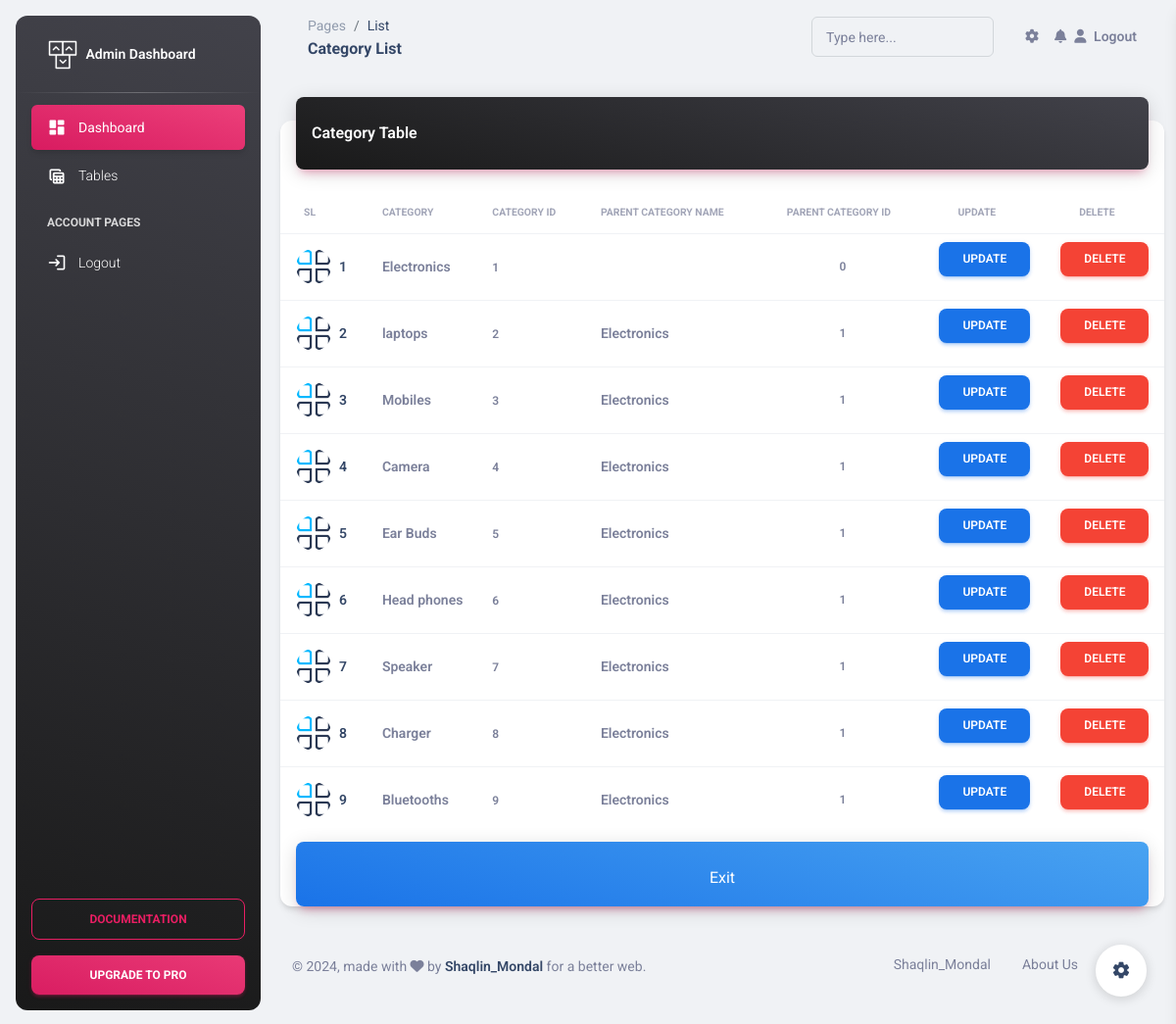
Screenshot of /admin/pages/view_category_list.php (signed in) with the database file from the repository.
### tables this page shows
CREATE TABLE `categories` (
  `category_id` int(11) NOT NULL,
  `category_name` varchar(500) NOT NULL,
  `parent_cat_id` int(11) NOT NULL
);

### admin/pages/view_category_list.php (the view, shortened to what this page needs)
<?php include("../inc_files/dbconnect.php"); ?>
<!DOCTYPE html>
<html lang="en">
<head>
  <link href="../assets/css/nucleo-icons.css" rel="stylesheet" />
  <link href="../assets/css/nucleo-svg.css" rel="stylesheet" />
  <link id="pagestyle" href="../assets/css/material-dashboard.css?v=3.1.0" rel="stylesheet" />
</head>
<body class="g-sidenav-show  bg-gray-200">
  <aside class="sidenav navbar navbar-vertical navbar-expand-xs border-0 border-radius-xl my-3 fixed-start ms-3   bg-gradient-dark" id="sidenav-main">
  <?php include("../inc_files/sidebar_header.php"); ?>
    <hr class="horizontal light mt-0 mb-2">
    <div class="collapse navbar-collapse  w-auto " id="sidenav-collapse-main">
      <?php include("../inc_files/side_bar.php"); ?>
    </div>
    <?php include("../inc_files/sidebar_footer.php"); ?>
  </aside>
  <main class="main-content position-relative max-height-vh-100 h-100 border-radius-lg ">
    <nav class="navbar navbar-main navbar-expand-lg px-0 mx-4 shadow-none border-radius-xl" id="navbarBlur" data-scroll="true">
      <div class="container-fluid py-1 px-3">
        <nav aria-label="breadcrumb">
          <ol class="breadcrumb bg-transparent mb-0 pb-0 pt-1 px-0 me-sm-6 me-5">
            <li class="breadcrumb-item text-sm"><a class="opacity-5 text-dark" href="javascript:;">Pages</a></li>
            <li class="breadcrumb-item text-sm text-dark active" aria-current="page">List</li>
          </ol>
          <h6 class="font-weight-bolder mb-0">Category List</h6>
        </nav>
        <?php include("../inc_files/navbar.php"); ?>
      </div>
    </nav>
    <div class="container-fluid py-4">
      <div class="row">
        <div class="col-12">
          <div class="card my-4">
            <div class="card-header p-0 position-relative mt-n4 mx-3 z-index-2">
              <div class="bg-gradient-dark shadow-primary border-radius-lg pt-4 pb-3">
                <h6 class="text-white text-capitalize ps-3">Category table</h6>
              </div>
            </div>
            <div class="card-body px-0 pb-2">
              <div class="table-responsive p-0">
                <table class="table align-items-center justify-content-center mb-0">
                  <thead>
                    <tr>
                      <th class="text-uppercase text-secondary text-xxs font-weight-bolder opacity-7">SL</th>
                      <th class="text-uppercase text-secondary text-xxs font-weight-bolder opacity-7 ps-2">Category</th>
                      <th class="text-uppercase text-secondary text-xxs font-weight-bolder opacity-7 ps-2">Category ID</th>
                      <th class="text-uppercase text-secondary text-xxs font-weight-bolder opacity-7 ps-2">Parent Category Name</th>
                      <th class="text-uppercase text-secondary text-xxs font-weight-bolder text-center opacity-7 ps-2">Parent Category ID</th>
                      <th class="text-uppercase text-secondary text-xxs text-center font-weight-bolder opacity-7 ps-2">Update</th>
                      <th class="text-uppercase text-secondary text-xxs text-center font-weight-bolder opacity-7 ps-2">Delete</th>
                    </tr>
                  </thead>
                  <tbody>
                    <?php
                        $c=1;
                        $selt=" SELECT child_cat.*, parent_cat.category_name AS parent_name
                                FROM categories AS child_cat
                                LEFT JOIN categories AS parent_cat ON parent_cat.category_id=child_cat.parent_cat_id ";
                        $resultp=mysqli_query($con,$selt);
                        while($rsp=$resultp->fetch_assoc()){
                    ?>
                    <tr>
                      <td>
                        <div class="d-flex px-2">
                          <div>
                            <img src="../pll/cat.png" class="avatar avatar-sm rounded-circle me-2" alt="spotify">
                          </div>
                          <div class="my-auto">
                            <h6 class="mb-0 text-sm"><?php echo $c;?></h6>
                          </div>
                        </div>
                      </td>
                      <td>
                        <p class="text-sm font-weight-bold mb-0"><?php echo $rsp['category_name'];?></p>
                      </td>
                      <td>
                        <span class="text-xs font-weight-bold"><?php echo $rsp['category_id'];?></span>
                      </td>
                      <td>
                        <p class="text-sm font-weight-bold mb-0"><?php echo $rsp['parent_name'];?></p>
                      </td>
                      <td class="align-middle text-center">
                        <div class="d-flex align-items-center justify-content-center">
                          <span class="me-2 text-xs font-weight-bold"><?php echo $rsp['parent_cat_id'];?></span>
                        </div>
                      </td>
                      <td class="align-middle text-center">
                        <a href="update.php?cat_id=<?php echo $rsp['category_id']; ?>" class="text-secondary font-weight-bold text-xs btn btn-info" data-toggle="tooltip" data-original-title="Edit user">
                        <span style="color:white;">UPDATE</span>
                        </a>
                      </td>
                      <td class="align-middle text-center">
                        <a href="delete.php?cat_id=<?php echo $rsp['category_id']; ?>" onclick="return confirm('Are you want to delete ?')" class="text-secondary font-weight-bold text-xs btn btn-danger"  data-toggle="tooltip" data-original-title="Edit user">
                        <span style="color:white;">DELETE</span>
                        </a>
                      </td>
                    </tr>
                    <?php
                        $c++;
                        }
                    ?>
                  </tbody>
                </table>
              </div>
            </div>
            <br>
            <div class="card-header p-0 position-relative mt-n4 mx-3 z-index-2" align="center">
              <div class="bg-gradient-info shadow-primary border-radius-lg pt-4 pb-3" >
                  <span style="color:white;">Exit</span>
              </div>
            </div>
          </div>
        </div>
      </div>
       <?php include("../inc_files/footer.php"); ?>
    </div>
  </main>
  <div class="fixed-plugin">
    <a class="fixed-plugin-button text-dark position-fixed px-3 py-2">
      <i class="material-icons py-2">settings</i>
    </a>
  </div>
</body>
</html>

### admin/inc_files/sidebar_header.php (shortened to what this page needs)
<div class="sidenav-header">
  <a class="navbar-brand m-0" href=" https://demos.creative-tim.com/material-dashboard/pages/dashboard " target="_blank">
    <img src="../assets/img/logo-ct.png" class="navbar-brand-img h-100" alt="main_logo">
    <span class="ms-1 font-weight-bold text-white">Admin Dashboard </span>
  </a>
</div>

### admin/inc_files/side_bar.php
<ul class="navbar-nav">
        <li class="nav-item">
          <a class="nav-link text-white active bg-gradient-primary" href="../pages/dashboard.php">
            <div class="text-white text-center me-2 d-flex align-items-center justify-content-center">
              <i class="material-icons opacity-10">dashboard</i>
            </div>
            <span class="nav-link-text ms-1">Dashboard</span>
          </a>
        </li>
        <li class="nav-item">
          <a class="nav-link text-white " href="../pages/tables.php">
            <div class="text-white text-center me-2 d-flex align-items-center justify-content-center">
              <i class="material-icons opacity-10">table_view</i>
            </div>
            <span class="nav-link-text ms-1">Tables</span>
          </a>
        </li>
        <li class="nav-item mt-3">
          <h6 class="ps-4 ms-2 text-uppercase text-xs text-white font-weight-bolder opacity-8">Account pages</h6>
        </li>
        <li class="nav-item">
          <a class="nav-link text-white " href="../pages/sign-in.php">
            <div class="text-white text-center me-2 d-flex align-items-center justify-content-center">
              <i class="material-icons opacity-10">login</i>
            </div>
            <span class="nav-link-text ms-1">Logout</span>
          </a>
        </li>
</ul>

### admin/inc_files/sidebar_footer.php
<div class="sidenav-footer position-absolute w-100 bottom-0 ">
  <div class="mx-3">
    <a class="btn btn-outline-primary mt-4 w-100" href="https://www.creative-tim.com/learning-lab/bootstrap/overview/material-dashboard?ref=sidebarfree" type="button">Documentation</a>
    <a class="btn bg-gradient-primary w-100" href="https://www.creative-tim.com/product/material-dashboard-pro?ref=sidebarfree" type="button">Upgrade to pro</a>
  </div>
</div>

### admin/inc_files/navbar.php (shortened to what this page needs)
<div class="collapse navbar-collapse mt-sm-0 mt-2 me-md-0 me-sm-4" id="navbar">
          <div class="ms-md-auto pe-md-3 d-flex align-items-center">
            <div class="input-group input-group-outline">
              <label class="form-label">Type here...</label>
              <input type="text" class="form-control">
            </div>
          </div>
          <ul class="navbar-nav  justify-content-end">
            <li class="nav-item px-3 d-flex align-items-center">
              <a href="javascript:;" class="nav-link text-body p-0">
                <i class="fa fa-cog fixed-plugin-button-nav cursor-pointer"></i>
              </a>
            </li>
            <li class="nav-item dropdown pe-2 d-flex align-items-center">
              <a href="javascript:;" class="nav-link text-body p-0" id="dropdownMenuButton" data-bs-toggle="dropdown" aria-expanded="false">
                <i class="fa fa-bell cursor-pointer"></i>
              </a>
            </li>
            <li class="nav-item d-flex align-items-center">
              <a href="../pages/logout.php" class="nav-link text-body font-weight-bold px-0">
                <i class="fa fa-user me-sm-1"></i>
                <span class="d-sm-inline d-none">Logout</span>
              </a>
            </li>
          </ul>
        </div>

### admin/inc_files/footer.php (shortened to what this page needs)
<footer class="footer py-4  ">
        <div class="container-fluid">
          <div class="row align-items-center justify-content-lg-between">
            <div class="col-lg-6 mb-lg-0 mb-4">
              <div class="copyright text-center text-sm text-muted text-lg-start">
                © ,
                made with <i class="fa fa-heart"></i> by
                <a href="https://www.creative-tim.com" class="font-weight-bold" target="_blank">Shaqlin_Mondal</a>
                for a better web.
              </div>
            </div>
            <div class="col-lg-6">
              <ul class="nav nav-footer justify-content-center justify-content-lg-end">
                <li class="nav-item">
                  <a href="https://www.creative-tim.com" class="nav-link text-muted" target="_blank">Shaqlin_Mondal</a>
                </li>
                <li class="nav-item">
                  <a href="https://www.creative-tim.com/presentation" class="nav-link text-muted" target="_blank">About Us</a>
                </li>
                <li class="nav-item">
                  <a href="https://www.creative-tim.com/blog" class="nav-link text-muted" target="_blank">Blog</a>
                </li>
              </ul>
            </div>
          </div>
        </div>
      </footer>

### rows the page displays
categories: category_name "Electronics", category_id "1", parent_cat "0"
categories: category_name "laptops", category_id "2", categories.category_name "Electronics", parent_cat "1"
categories: category_name "Mobiles", category_id "3", categories.category_name "Electronics", parent_cat "1"
categories: category_name "Camera", category_id "4", categories.category_name "Electronics", parent_cat "1"
categories: category_name "Ear Buds", category_id "5", categories.category_name "Electronics", parent_cat "1"
categories: category_name "Head phones", category_id "6", categories.category_name "Electronics", parent_cat "1"
categories: category_name "Speaker", category_id "7", categories.category_name "Electronics", parent_cat "1"
categories: category_name "Charger", category_id "8", categories.category_name "Electronics", parent_cat "1"
categories: category_name "Bluetooths", category_id "9", categories.category_name "Electronics", parent_cat "1"
